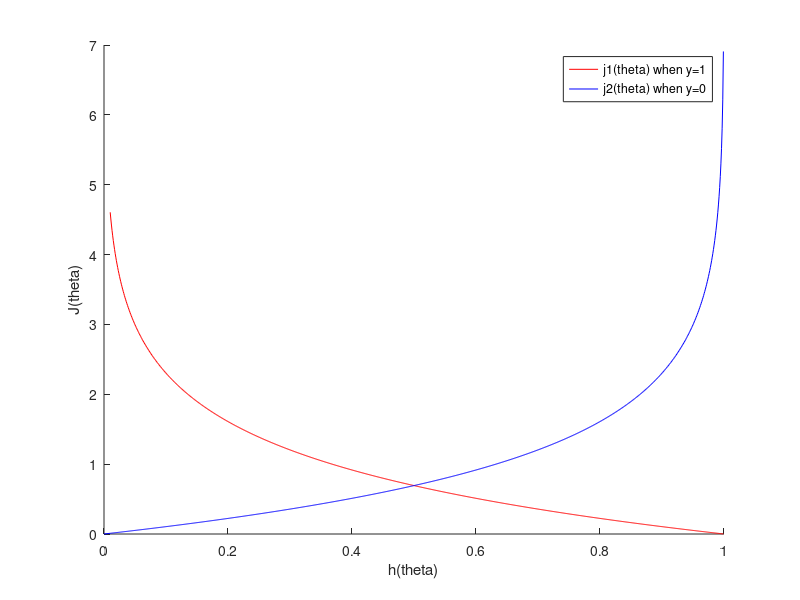
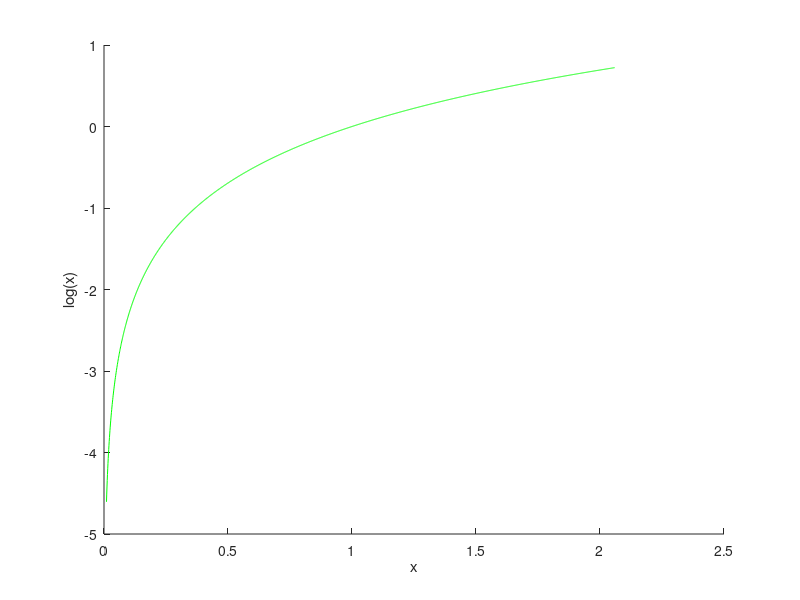

Here is the MATLAB script that generated these plots, in order:
data_set = csvread ("data1.csv");
h_theta = data_set(:,1);  % g(z). Note that this is always between 0 to 1 as it is a probability
j_theta1 = -log(h_theta); % y = 1
j_theta2 = -log (1-h_theta); % y = 0

% j_theta1 = data_set(:,2); % when y = 1, j_theta1 = - log(h_theta)
% j_theta2 = data_set(:,3); % when y = 0, j_theta2 = - log(1-h_theta)
% Note that the final cost function that we get is summarised in one line as follows -
%*********************************************************************
% Sigma(-y*j_theta1 - (1-y)*j_theta2) **Summation is from 1 to m.
%*********************************************************************
% See that y acts as a switch to make the terms on or off.
% When y=1, I need to consider only theta1. So, I need to make theta2 as zero.
% So, the switch with theta2 is made as 1-y.
% Similarly when y=0, first term needs to be made off, so it is multiplied with y.
figure; hold on;
plot( h_theta, j_theta1, 'r');
plot( h_theta, j_theta2, 'b');
% Labels and Legend
xlabel('h(theta)')
ylabel('J(theta)')
% Specified in plot order
legend('j1(theta) when y=1', 'j2(theta) when y=0')
hold off;
 % A new file is being created because otherwise, one huge matrix will be
 % created with space which will be a union of both the data sets
data_set1 = csvread ("data2.csv");
number_series = data_set1(:,1);
figure;hold on;
plot(number_series, log(number_series), 'g');
xlabel('x')
ylabel('log(x)')
hold off;
